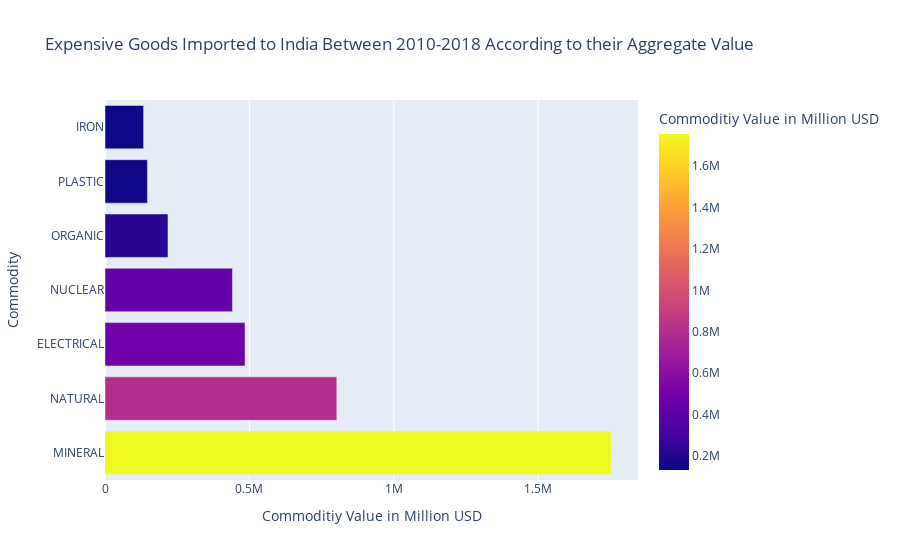

The cell this chart's notebook holds for it:
### Markdown cell above
# Expensive Commodities Imported

While exploring the dataset, we found that some expensive commodities (coming as outliers) are imported. Lets find them and the total imports amount involved.

### Code cell
# Top 7 Goods imported as per their aggergate values
df_import_temp['Commodity'] = df_import_temp['Commodity'].apply(lambda x:x.split()[0])

px.bar(data_frame=df_import_temp.head(7),y='Commodity', x='commodity_sum', orientation='h',
       color='commodity_sum', title='Expensive Goods Imported to India Between 2010-2018 According to their Aggregate Value',
       labels={'commodity_sum':'Commoditiy Value in Million USD'})

### Figure 1 — Plotly figure (JSON) as saved in the notebook; plotly's stock layout.template omitted (floating-point values rounded to 4 significant figures)
{"data": [{"alignmentgroup": "True", "hovertemplate": "Commoditiy Value in Million USD=%{marker.color}<br>Commodity=%{y}<extra></extra>", "legendgroup": "", "marker": {"color": [1753000.0, 802700.0, 485000.0, 441400.0, 218100.0, 147000.0, 133700.0], "coloraxis": "coloraxis", "pattern": {"shape": ""}}, "name": "", "offsetgroup": "", "orientation": "h", "showlegend": false, "textposition": "auto", "type": "bar", "x": [1753000.0, 802700.0, 485000.0, 441400.0, 218100.0, 147000.0, 133700.0], "xaxis": "x", "y": ["MINERAL", "NATURAL", "ELECTRICAL", "NUCLEAR", "ORGANIC", "PLASTIC", "IRON"], "yaxis": "y"}], "layout": {"barmode": "relative", "coloraxis": {"colorbar": {"title": {"text": "Commoditiy Value in Million USD"}}, "colorscale": [[0, "#0d0887"], [0.1111, "#46039f"], [0.2222, "#7201a8"], [0.3333, "#9c179e"], [0.4444, "#bd3786"], [0.5556, "#d8576b"], [0.6667, "#ed7953"], [0.7778, "#fb9f3a"], [0.8889, "#fdca26"], [1, "#f0f921"]]}, "legend": {"tracegroupgap": 0}, "title": {"text": "Expensive Goods Imported to India Between 2010-2018 According to their Aggregate Value"}, "xaxis": {"anchor": "y", "domain": [0, 1], "title": {"text": "Commoditiy Value in Million USD"}}, "yaxis": {"anchor": "x", "domain": [0, 1], "title": {"text": "Commodity"}}}}
